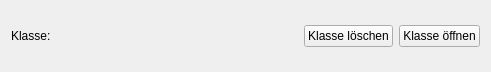
<?xml version="1.0" encoding="UTF-8"?>
<ui version="4.0">
 <class>SchoolClassItemWidget</class>
 <widget class="QWidget" name="SchoolClassItemWidget">
  <property name="geometry">
   <rect>
    <x>0</x>
    <y>0</y>
    <width>491</width>
    <height>72</height>
   </rect>
  </property>
  <property name="windowTitle">
   <string>Form</string>
  </property>
  <layout class="QHBoxLayout" name="horizontalLayout">
   <item>
    <widget class="QLabel" name="classLabel">
     <property name="text">
      <string>Klasse: </string>
     </property>
    </widget>
   </item>
   <item>
    <spacer name="horizontalSpacer">
     <property name="orientation">
      <enum>Qt::Horizontal</enum>
     </property>
     <property name="sizeHint" stdset="0">
      <size>
       <width>40</width>
       <height>20</height>
      </size>
     </property>
    </spacer>
   </item>
   <item>
    <widget class="QPushButton" name="deleteClassButton">
     <property name="text">
      <string>Klasse löschen</string>
     </property>
    </widget>
   </item>
   <item>
    <widget class="QPushButton" name="openClassButten">
     <property name="text">
      <string>Klasse öffnen</string>
     </property>
    </widget>
   </item>
  </layout>
 </widget>
 <resources/>
 <connections>
  <connection>
   <sender>deleteClassButton</sender>
   <signal>clicked()</signal>
   <receiver>SchoolClassItemWidget</receiver>
   <slot>removeSchoolClass()</slot>
   <hints>
    <hint type="sourcelabel">
     <x>338</x>
     <y>35</y>
    </hint>
    <hint type="destinationlabel">
     <x>245</x>
     <y>35</y>
    </hint>
   </hints>
  </connection>
  <connection>
   <sender>deleteClassButton</sender>
   <signal>clicked()</signal>
   <receiver>SchoolClassItemWidget</receiver>
   <slot>deleteLater()</slot>
   <hints>
    <hint type="sourcelabel">
     <x>338</x>
     <y>35</y>
    </hint>
    <hint type="destinationlabel">
     <x>245</x>
     <y>35</y>
    </hint>
   </hints>
  </connection>
  <connection>
   <sender>openClassButten</sender>
   <signal>clicked()</signal>
   <receiver>SchoolClassItemWidget</receiver>
   <slot>triggerOpenSchoolClass()</slot>
   <hints>
    <hint type="sourcelabel">
     <x>437</x>
     <y>35</y>
    </hint>
    <hint type="destinationlabel">
     <x>245</x>
     <y>35</y>
    </hint>
   </hints>
  </connection>
 </connections>
 <slots>
  <signal>openSchoolClass(SchoolClass)</signal>
  <slot>removeSchoolClass()</slot>
  <slot>triggerOpenSchoolClass()</slot>
 </slots>
</ui>
